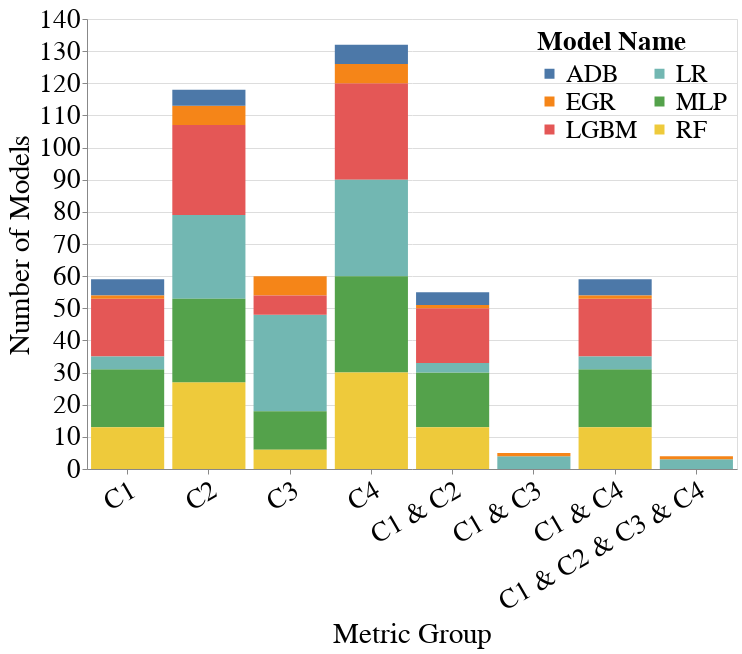

The notebook cell this image was saved under:
### Markdown cell above
### ACS Public Coverage

### Code cell
# Metrics for constraints: [C1, C2, C3, C4]
metrics = ['Accuracy', 'Equalized_Odds_FPR', 'Label_Stability', 'Label_Stability_Ratio']
metrics_value_range_dct = {
    metrics[0]: [0.7, 1.0], # C1
    metrics[1]: [-0.03, 0.03], # C2
    metrics[2]: [0.87, 1.0], # C3
    metrics[3]: [0.93, 1.07], # C4
    f'{metrics[0]}&{metrics[1]}': None, # C1 + C2
    f'{metrics[0]}&{metrics[2]}': None, # C1 + C3
    f'{metrics[0]}&{metrics[3]}': None, # C1 + C4
    f'{metrics[0]}&{metrics[1]}&{metrics[2]}&{metrics[3]}': None, # C1 + C2 + C3 + C4
}
create_bar_chart_for_model_selection(all_subgroup_metrics_df,
                                     all_group_metrics_df,
                                     metrics_value_range_dct,
                                     dataset_name='Folktables_CA_2018_Public_Coverage',
                                     group='SEX&RAC1P',
                                     vals_to_replace=vals_to_replace)

### Figure 1 — Vega-Lite specification as saved in the notebook (floating-point values rounded to 4 significant figures)
{"config": {"view": {"continuousWidth": 400, "continuousHeight": 300}, "axis": {"labelFontSize": 27, "labelFontWeight": "normal", "labelLimit": 300, "tickMinStep": 1, "titleFontSize": 29, "titleFontWeight": "normal"}, "legend": {"columns": 2, "labelFontSize": 25, "labelLimit": 300, "legendX": 450, "legendY": 10, "orient": "none", "symbolStrokeWidth": 4, "titleFontSize": 27, "titleLimit": 220}, "title": {"fontSize": 27}}, "data": {"name": "data-f957c134c71d6e6bc3acae1ca2f02c6b"}, "mark": "bar", "encoding": {"color": {"field": "Model_Name", "legend": {"title": "Model Name"}, "type": "nominal"}, "x": {"axis": {"labelAngle": -30}, "field": "Title", "sort": {"order": "ascending"}, "title": "Metric Group", "type": "nominal"}, "y": {"field": "Number_of_Models", "title": "Number of Models", "type": "quantitative"}}, "height": 450, "width": 650, "$schema": "https://vega.github.io/schema/vega-lite/v4.17.0.json", "datasets": {"data-f957c134c71d6e6bc3acae1ca2f02c6b": [{"Model_Name": "LGBM", "Number_of_Models": 18, "Metric_Group": "Accuracy", "Alias": "C1", "Title": "C1"}, {"Model_Name": "MLP", "Number_of_Models": 18, "Metric_Group": "Accuracy", "Alias": "C1", "Title": "C1"}, {"Model_Name": "RF", "Number_of_Models": 13, "Metric_Group": "Accuracy", "Alias": "C1", "Title": "C1"}, {"Model_Name": "ADB", "Number_of_Models": 5, "Metric_Group": "Accuracy", "Alias": "C1", "Title": "C1"}, {"Model_Name": "LR", "Number_of_Models": 4, "Metric_Group": "Accuracy", "Alias": "C1", "Title": "C1"}, {"Model_Name": "EGR", "Number_of_Models": 1, "Metric_Group": "Accuracy", "Alias": "C1", "Title": "C1"}, {"Model_Name": "LGBM", "Number_of_Models": 28, "Metric_Group": "Equalized_Odds_FPR", "Alias": "C2", "Title": "C2"}, {"Model_Name": "RF", "Number_of_Models": 27, "Metric_Group": "Equalized_Odds_FPR", "Alias": "C2", "Title": "C2"}, {"Model_Name": "LR", "Number_of_Models": 26, "Metric_Group": "Equalized_Odds_FPR", "Alias": "C2", "Title": "C2"}, {"Model_Name": "MLP", "Number_of_Models": 26, "Metric_Group": "Equalized_Odds_FPR", "Alias": "C2", "Title": "C2"}, {"Model_Name": "EGR", "Number_of_Models": 6, "Metric_Group": "Equalized_Odds_FPR", "Alias": "C2", "Title": "C2"}, {"Model_Name": "ADB", "Number_of_Models": 5, "Metric_Group": "Equalized_Odds_FPR", "Alias": "C2", "Title": "C2"}, {"Model_Name": "LR", "Number_of_Models": 30, "Metric_Group": "Label_Stability", "Alias": "C3", "Title": "C3"}, {"Model_Name": "MLP", "Number_of_Models": 12, "Metric_Group": "Label_Stability", "Alias": "C3", "Title": "C3"}, {"Model_Name": "EGR", "Number_of_Models": 6, "Metric_Group": "Label_Stability", "Alias": "C3", "Title": "C3"}, {"Model_Name": "LGBM", "Number_of_Models": 6, "Metric_Group": "Label_Stability", "Alias": "C3", "Title": "C3"}, {"Model_Name": "RF", "Number_of_Models": 6, "Metric_Group": "Label_Stability", "Alias": "C3", "Title": "C3"}, {"Model_Name": "LGBM", "Number_of_Models": 30, "Metric_Group": "Label_Stability_Ratio", "Alias": "C4", "Title": "C4"}, {"Model_Name": "LR", "Number_of_Models": 30, "Metric_Group": "Label_Stability_Ratio", "Alias": "C4", "Title": "C4"}, {"Model_Name": "MLP", "Number_of_Models": 30, "Metric_Group": "Label_Stability_Ratio", "Alias": "C4", "Title": "C4"}, {"Model_Name": "RF", "Number_of_Models": 30, "Metric_Group": "Label_Stability_Ratio", "Alias": "C4", "Title": "C4"}, {"Model_Name": "ADB", "Number_of_Models": 6, "Metric_Group": "Label_Stability_Ratio", "Alias": "C4", "Title": "C4"}, {"Model_Name": "EGR", "Number_of_Models": 6, "Metric_Group": "Label_Stability_Ratio", "Alias": "C4", "Title": "C4"}, {"Model_Name": "LGBM", "Number_of_Models": 17, "Metric_Group": "Accuracy&Equalized_Odds_FPR", "Alias": "C1 & C2", "Title": "C1 & C2"}, {"Model_Name": "MLP", "Number_of_Models": 17, "Metric_Group": "Accuracy&Equalized_Odds_FPR", "Alias": "C1 & C2", "Title": "C1 & C2"}, {"Model_Name": "RF", "Number_of_Models": 13, "Metric_Group": "Accuracy&Equalized_Odds_FPR", "Alias": "C1 & C2", "Title": "C1 & C2"}, {"Model_Name": "ADB", "Number_of_Models": 4, "Metric_Group": "Accuracy&Equalized_Odds_FPR", "Alias": "C1 & C2", "Title": "C1 & C2"}, {"Model_Name": "LR", "Number_of_Models": 3, "Metric_Group": "Accuracy&Equalized_Odds_FPR", "Alias": "C1 & C2", "Title": "C1 & C2"}, {"Model_Name": "EGR", "Number_of_Models": 1, "Metric_Group": "Accuracy&Equalized_Odds_FPR", "Alias": "C1 & C2", "Title": "C1 & C2"}, {"Model_Name": "LR", "Number_of_Models": 4, "Metric_Group": "Accuracy&Label_Stability", "Alias": "C1 & C3", "Title": "C1 & C3"}, {"Model_Name": "EGR", "Number_of_Models": 1, "Metric_Group": "Accuracy&Label_Stability", "Alias": "C1 & C3", "Title": "C1 & C3"}, {"Model_Name": "LGBM", "Number_of_Models": 18, "Metric_Group": "Accuracy&Label_Stability_Ratio", "Alias": "C1 & C4", "Title": "C1 & C4"}, {"Model_Name": "MLP", "Number_of_Models": 18, "Metric_Group": "Accuracy&Label_Stability_Ratio", "Alias": "C1 & C4", "Title": "C1 & C4"}, {"Model_Name": "RF", "Number_of_Models": 13, "Metric_Group": "Accuracy&Label_Stability_Ratio", "Alias": "C1 & C4", "Title": "C1 & C4"}, {"Model_Name": "ADB", "Number_of_Models": 5, "Metric_Group": "Accuracy&Label_Stability_Ratio", "Alias": "C1 & C4", "Title": "C1 & C4"}, {"Model_Name": "LR", "Number_of_Models": 4, "Metric_Group": "Accuracy&Label_Stability_Ratio", "Alias": "C1 & C4", "Title": "C1 & C4"}, {"Model_Name": "EGR", "Number_of_Models": 1, "Metric_Group": "Accuracy&Label_Stability_Ratio", "Alias": "C1 & C4", "Title": "C1 & C4"}, {"Model_Name": "LR", "Number_of_Models": 3, "Metric_Group": "Accuracy&Equalized_Odds_FPR&Label_Stability&Label_Stability_Ratio", "Alias": "C1 & C2 & C3 & C4", "Title": "C1 & C2 & C3 & C4"}, {"Model_Name": "EGR", "Number_of_Models": 1, "Metric_Group": "Accuracy&Equalized_Odds_FPR&Label_Stability&Label_Stability_Ratio", "Alias": "C1 & C2 & C3 & C4", "Title": "C1 & C2 & C3 & C4"}]}}
